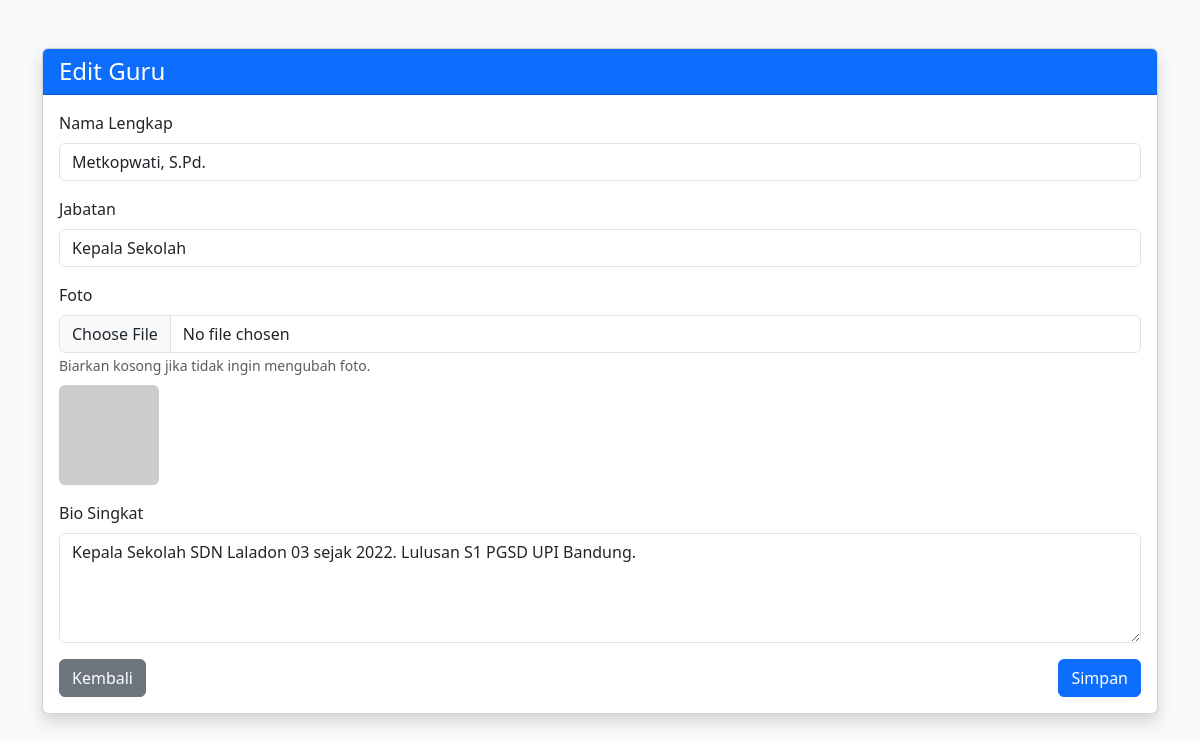
The app's page /teacher_form.php?id=1 (signed in) with its own data.
### tables this page shows
CREATE TABLE IF NOT EXISTS teachers (
    id         INT AUTO_INCREMENT PRIMARY KEY,
    name       VARCHAR(100) NOT NULL,
    position   VARCHAR(100) NOT NULL,
    photo      VARCHAR(255) DEFAULT 'https://placehold.co/400x400/34495e/ffffff?text=Guru',
    bio        TEXT,
    created_at TIMESTAMP DEFAULT CURRENT_TIMESTAMP
);

### teacher_form.php (the view, shortened to what this page needs)
<?php
include 'koneksi.php';
$name = "";
$position = "";
$bio = "";
$photo = "";
$is_edit = false;
if (isset($_GET['id'])) {
    $id = $_GET['id'];
    $is_edit = true;
    $query = "SELECT * FROM teachers WHERE id='$id'";
    $result = mysqli_query($koneksi, $query);
    $row = mysqli_fetch_assoc($result);
    $name = $row['name'];
    $position = $row['position'];
    $bio = $row['bio'];
    $photo = $row['photo'];
}
?>
<!DOCTYPE html>
<html lang="id">
<head>
    <link href="https://cdn.jsdelivr.net/npm/bootstrap@5.3.3/dist/css/bootstrap.min.css" rel="stylesheet">
</head>
<body class="bg-light">
<div class="container mt-5">
    <div class="card shadow">
        <div class="card-header bg-primary text-white">
            <h4 class="mb-0"><?php echo $is_edit ? 'Edit' : 'Tambah'; ?> Guru</h4>
        </div>
        <div class="card-body">
            <form action="teacher_process.php" method="POST" enctype="multipart/form-data">
                <div class="mb-3">
                    <label class="form-label">Nama Lengkap</label>
                    <input type="text" name="name" class="form-control" value="<?php echo $name; ?>" required>
                </div>
                <div class="mb-3">
                    <label class="form-label">Jabatan</label>
                    <input type="text" name="position" class="form-control" value="<?php echo $position; ?>" required>
                </div>
                <div class="mb-3">
                    <label class="form-label">Foto</label>
                    <input type="file" name="photo" class="form-control">
                    <small class="text-muted">Biarkan kosong jika tidak ingin mengubah foto.</small>
                    <?php if ($is_edit && $photo): ?>
                        <div class="mt-2">
                            <img src="<?php echo $photo; ?>" width="100" class="rounded">
                        </div>
                    <?php endif; ?>
                </div>
                <div class="mb-3">
                    <label class="form-label">Bio Singkat</label>
                    <textarea name="bio" class="form-control" rows="4" required><?php echo $bio; ?></textarea>
                </div>
                <div class="d-flex justify-content-between">
                    <a href="admin_dashboard.php" class="btn btn-secondary">Kembali</a>
                    <button type="submit" name="<?php echo $is_edit ? 'update' : 'save'; ?>" class="btn btn-primary">Simpan</button>
                </div>
            </form>
        </div>
    </div>
</div>
</body>
</html>

### records on screen
teachers: name "Metkopwati, S.Pd.", position "Kepala Sekolah", bio "Kepala Sekolah SDN Laladon 03 sejak 2022. Lulusan S1 PGSD UPI Bandung."
